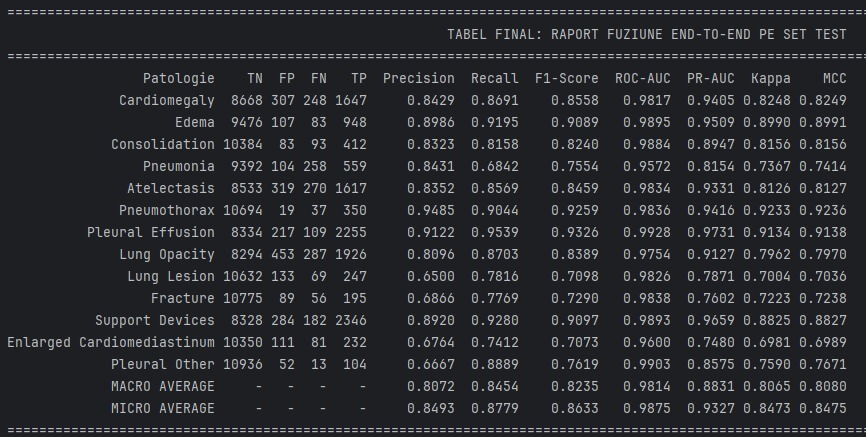
#> input picture imagini_0.5/metrice_end2end.jpeg, 866 x 437 px, found by its file name
$ python plot_evaluari.py
#> lines starting #> are read from the running program, lines starting #| are printed output that depends on the picture
import os
from PIL import Image, ImageDraw, ImageFont

# ==========================================
# CONFIGURARE FOLDER ȘI DIMENSIUNI
# ==========================================
FOLDER_POZE = "imagini_custom"  # Schimbă dacă folderul tău se numește altfel
NUME_FISIER_FINAL = "Plansa_Thresholds_Custom.png"
TITLU_PRINCIPAL = "Thresholds Custom "

# Definim structura pe rânduri (Titlu pe mijloc, poza stânga, poza dreapta)
MODELE = [
    {
        "titlu": "Evaluare Fusion\nEnd-to-End",
        "metrice": "metrice_end2end.jpeg",
        "matrice": "matrice_end2end.jpeg"
    },
    {
        "titlu": "Evaluare Fusion\nVectori (Offline)",
        "metrice": "metrice_vectori.jpeg",
        "matrice": "matrice_vectori.jpeg"
    },
    {
        "titlu": "Evaluare CNN\n(Imagine)",
        "metrice": "metrice_cnn.jpeg",
        "matrice": "matrice_cnn.jpeg"
    },
    {
        "titlu": "Evaluare BERT\n(Text)",
        "metrice": "metrice_bert.jpeg",
        "matrice": "matrice_bert.jpeg"
    }
]

# Dimensiunile pânzei (Canvas) - Rezoluție foarte mare pentru claritate
LATIME_CANVAS = 4000
INALTIME_RAND = 1000
INALTIME_HEADER = 300
INALTIME_TOTALA = INALTIME_HEADER + (len(MODELE) * INALTIME_RAND)

# Dimensiuni Coloane
LATIME_STANGA = 1700  # Pentru tabelul de metrici (care e mai lat)
LATIME_MIJLOC = 600  # Pentru textul cu numele evaluării
LATIME_DREAPTA = 1700  # Pentru matricele de confuzie (care sunt pătrate)


# ==========================================
# FUNCȚII UTILITARE
# ==========================================
def redimensioneaza_si_pastreaza_proportii(img, max_width, max_height):
    """Redimensionează o poză ca să încapă în cutia ei, păstrând aspect ratio-ul."""
    ratio = min(max_width / img.width, max_height / img.height)
    new_size = (int(img.width * ratio), int(img.height * ratio))
    # Folosim Resampling.LANCZOS pentru a menține textul foarte clar
    return img.resize(new_size, Image.Resampling.LANCZOS)


# ==========================================
# EXECUȚIA PRINCIPALĂ
# ==========================================
if __name__ == "__main__":
    print("Se pregătește pânza (Canvas-ul)...")
    # Creăm o imagine complet albă
    canvas = Image.new('RGB', (LATIME_CANVAS, INALTIME_TOTALA), color='white')
#> canvas: PIL image 4000x4300 RGB; every value is 255
    draw = ImageDraw.Draw(canvas)

    # Încercăm să încărcăm fonturi Windows implicite (Arial sau Tahoma)
    try:
        font_titlu = ImageFont.truetype("arialbd.ttf", 120)  # Arial Bold
        font_modele = ImageFont.truetype("arialbd.ttf", 70)
    except IOError:
        print("Fontul Arial nu a fost găsit. Se folosește fontul default...")
        font_titlu = ImageFont.load_default()
        font_modele = ImageFont.load_default()

    # Desenăm Titlul Principal sus, pe mijloc
    bbox = draw.textbbox((0, 0), TITLU_PRINCIPAL, font=font_titlu)
#> bbox = (-1, 21, 1190, 114)
    latime_text = bbox[2] - bbox[0]
#> latime_text = 1191
    x_titlu = (LATIME_CANVAS - latime_text) // 2
#> x_titlu = 1404
    y_titlu = 80
    draw.text((x_titlu, y_titlu), TITLU_PRINCIPAL, fill="black", font=font_titlu)

    # Trasăm o linie despărțitoare sub titlu
    draw.line([(200, INALTIME_HEADER - 20), (LATIME_CANVAS - 200, INALTIME_HEADER - 20)], fill="black", width=5)

    print("Se procesează și se aliniază imaginile...")

    # Iterăm prin fiecare model (fiecare rând)
    for index, model in enumerate(MODELE):
        y_curent = INALTIME_HEADER + (index * INALTIME_RAND)

        # 1. TEXTUL DE PE MIJLOC
        bbox_text = draw.textbbox((0, 0), model['titlu'], font=font_modele)
#> bbox_text = (0, 12, 552, 135)
        latime_text = bbox_text[2] - bbox_text[0]
#> latime_text = 552
        inaltime_text = bbox_text[3] - bbox_text[1]
#> inaltime_text = 123

        x_text = LATIME_STANGA + (LATIME_MIJLOC - latime_text) // 2
#> x_text = 1724
        y_text = y_curent + (INALTIME_RAND - inaltime_text) // 2
#> y_text = 738

        # Desenăm textul (centrat)
        draw.multiline_text((x_text, y_text), model['titlu'], fill="black", font=font_modele, align="center")

        # 2. POZA DIN STÂNGA (METRICE)
        cale_metrice = os.path.join(FOLDER_POZE, model['metrice'])
        if os.path.exists(cale_metrice):
            img_metrice = Image.open(cale_metrice)
#> img_metrice is the input picture: PIL image 866x437 RGB; mean R, G, B 41.7, 43.1, 46.9
            # Lăsăm un mic padding (margine) de 50px
            img_metrice_resized = redimensioneaza_si_pastreaza_proportii(img_metrice, LATIME_STANGA - 100,
                                                                         INALTIME_RAND - 100)
#> in redimensioneaza_si_pastreaza_proportii, `return img.resize(new_size, Image.Resampling.LANCZOS)`:
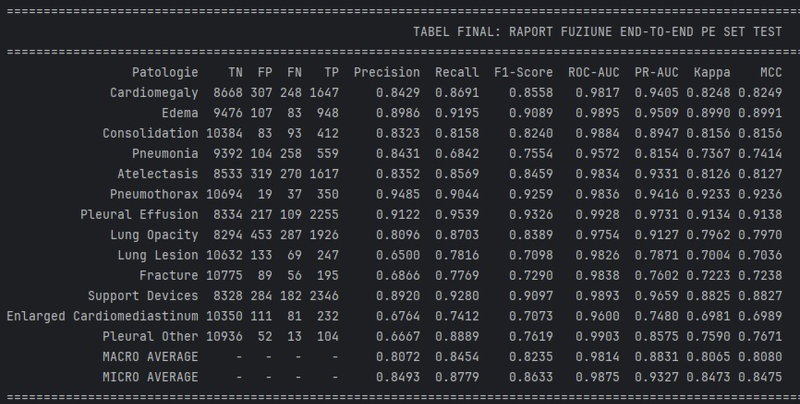
#> returned value: PIL image 1600x807 RGB (shown at 1/2 size); mean R, G, B 41.7, 43.1, 46.9

            # Centram poza in cutia din stanga
            x_img_stanga = 50 + (LATIME_STANGA - 100 - img_metrice_resized.width) // 2
#> x_img_stanga = 50
            y_img_stanga = y_curent + 50 + (INALTIME_RAND - 100 - img_metrice_resized.height) // 2
#> y_img_stanga = 396

            canvas.paste(img_metrice_resized, (x_img_stanga, y_img_stanga))
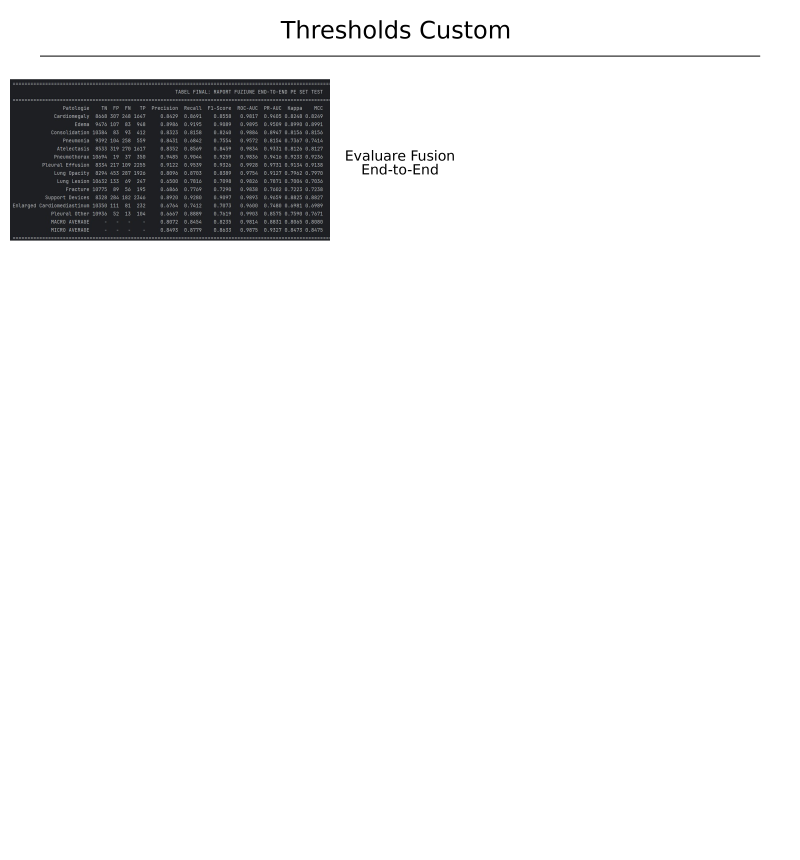
#> canvas: PIL image 4000x4300 RGB (shown at 1/5 size); mean R, G, B 238.1, 238.2, 238.5
        else:
            print(f"  [Avertisment] Nu am găsit {cale_metrice}")

        # 3. POZA DIN DREAPTA (MATRICE)
        cale_matrice = os.path.join(FOLDER_POZE, model['matrice'])
        if os.path.exists(cale_matrice):
            img_matrice = Image.open(cale_matrice)
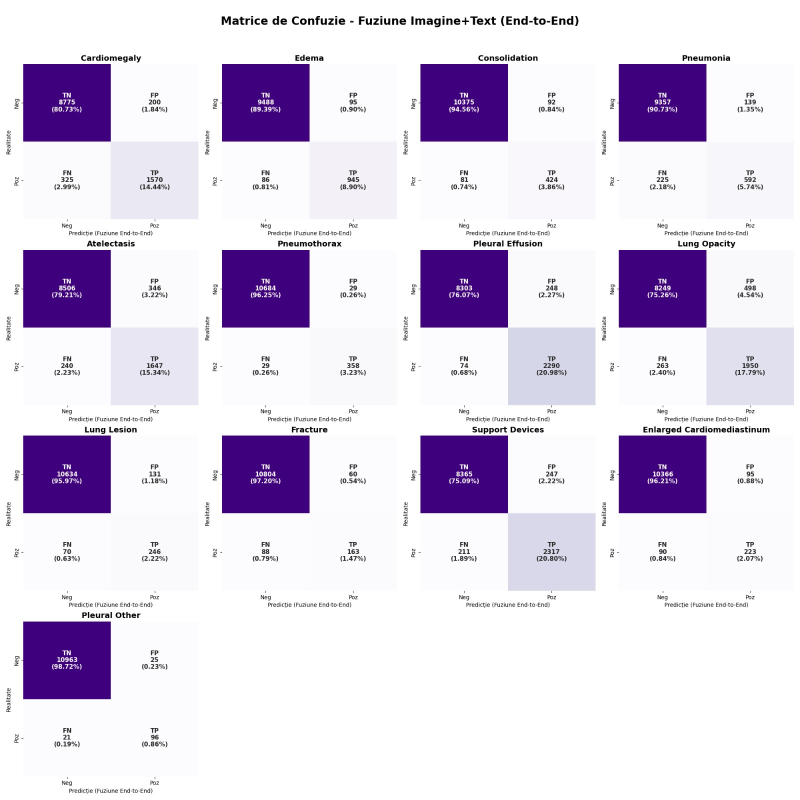
#> input picture imagini_custom/matrice_end2end.jpeg, 1600 x 1600 px (shown at 1/2 size)
#> img_matrice is the input picture: PIL image 1600x1600 RGB; mean R, G, B 222.2, 213.7, 232.1
            img_matrice_resized = redimensioneaza_si_pastreaza_proportii(img_matrice, LATIME_DREAPTA - 100,
                                                                         INALTIME_RAND - 100)
#> call 2 of redimensioneaza_si_pastreaza_proportii, with max_width = 1600, max_height = 900
#> in redimensioneaza_si_pastreaza_proportii (call 2), `return img.resize(new_size, Image.Resampling.LANCZOS)`:
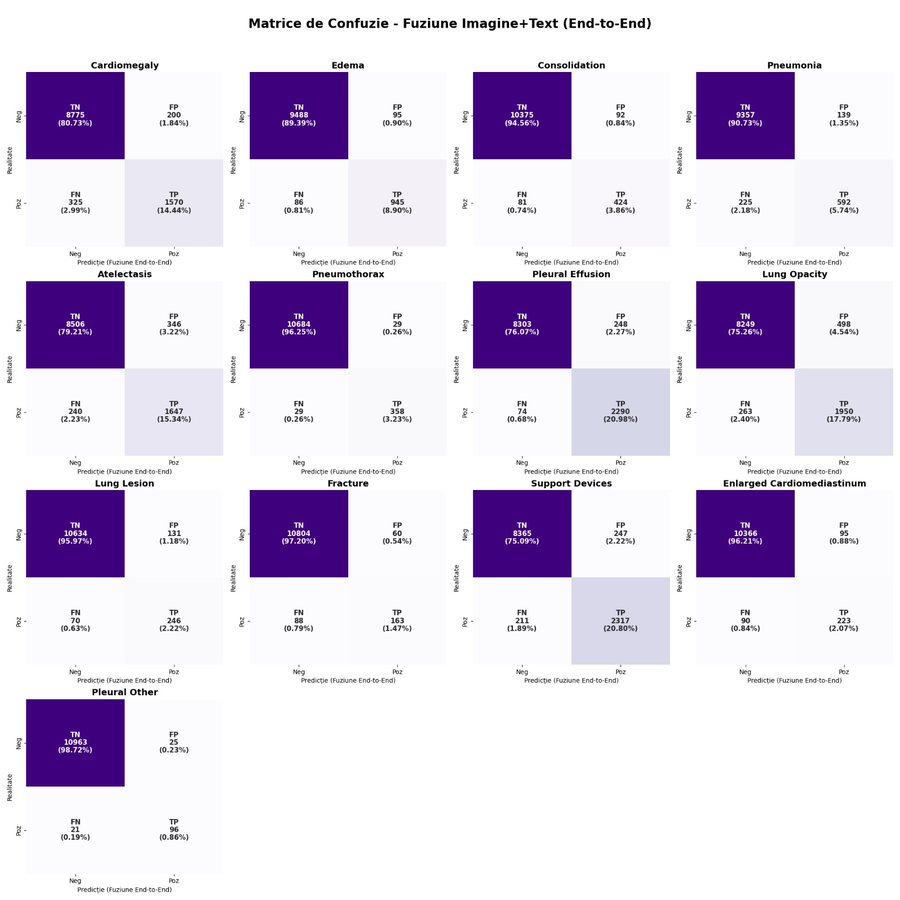
#> returned value: PIL image 900x900 RGB; mean R, G, B 222.1, 213.7, 232

            # Centram poza in cutia din dreapta
            x_img_dreapta = LATIME_STANGA + LATIME_MIJLOC + 50 + (LATIME_DREAPTA - 100 - img_matrice_resized.width) // 2
#> x_img_dreapta = 2700
            y_img_dreapta = y_curent + 50 + (INALTIME_RAND - 100 - img_matrice_resized.height) // 2
#> y_img_dreapta = 350

            canvas.paste(img_matrice_resized, (x_img_dreapta, y_img_dreapta))
        else:
            print(f"  [Avertisment] Nu am găsit {cale_matrice}")

        # Trasăm o linie fină despărțitoare între rânduri (mai puțin la ultimul)
        if index < len(MODELE) - 1:
            draw.line([(100, y_curent + INALTIME_RAND), (LATIME_CANVAS - 100, y_curent + INALTIME_RAND)],
                      fill="lightgray", width=3)
#> pass 2 of the loop `for index, model in enumerate(MODELE):`:
#> bbox_text = (0, 12, 552, 143)
#> inaltime_text = 131
#> y_text = 1734
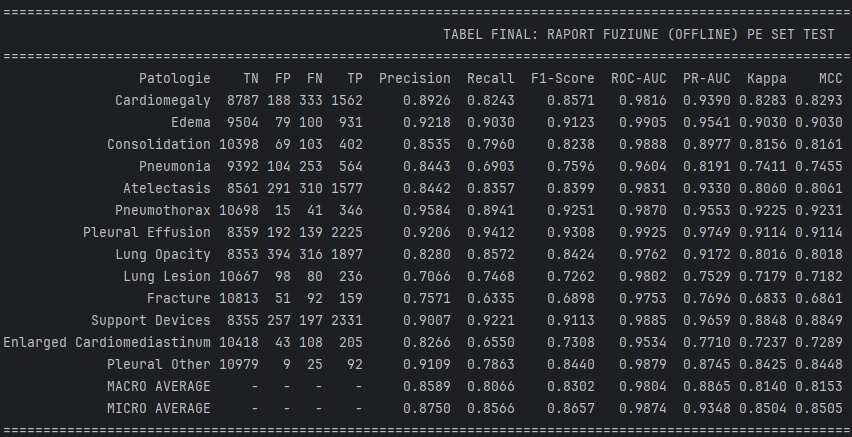
#> input picture imagini_0.5/metrice_vectori.jpeg, 852 x 437 px, found by its file name
#> img_metrice is the input picture: PIL image 852x437 RGB; mean R, G, B 42, 43.3, 47.1
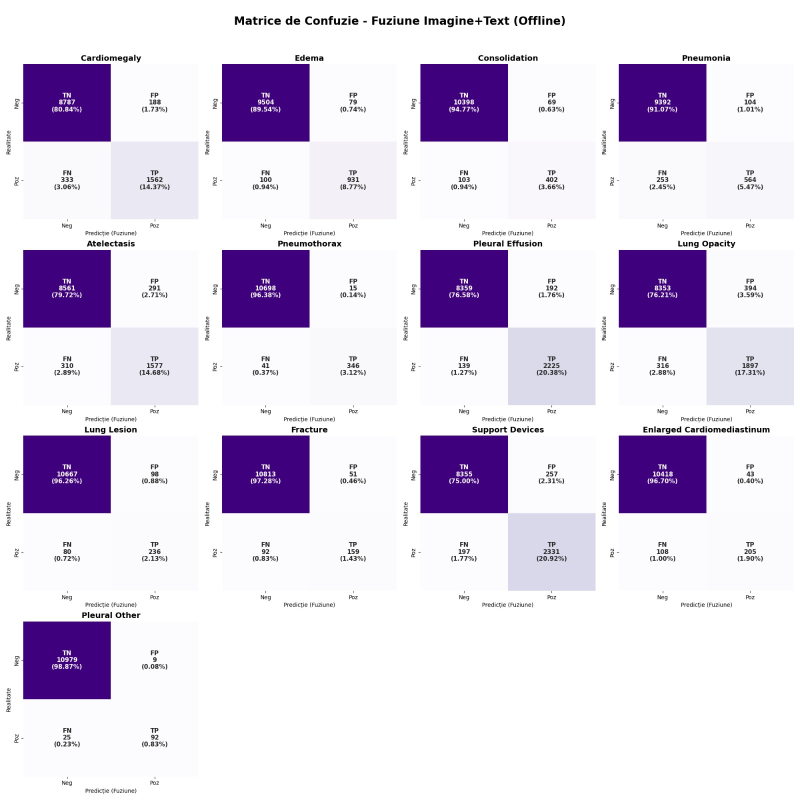
#> input picture imagini_0.5/matrice_vectori.jpeg, 1600 x 1600 px, found by its file name (shown at 1/2 size)
#> img_matrice is the input picture: PIL image 1600x1600 RGB; mean R, G, B 222.6, 214.1, 232.4
#> in redimensioneaza_si_pastreaza_proportii (call 4), `return img.resize(new_size, Image.Resampling.LANCZOS)`:
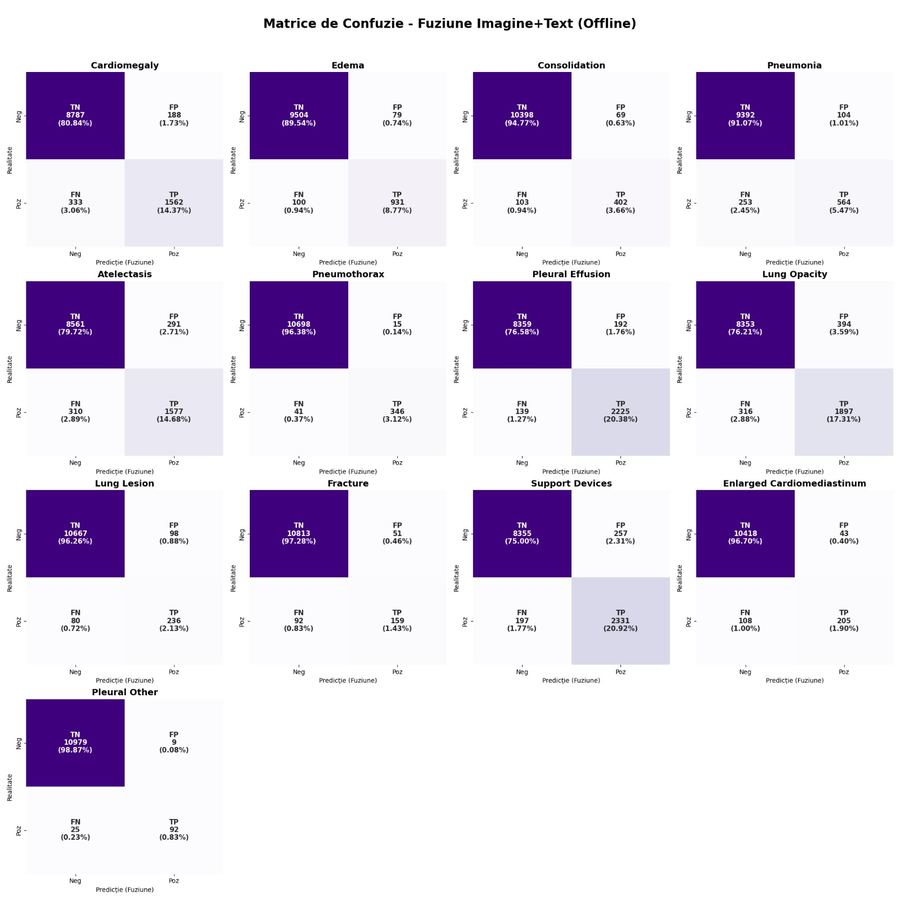
#> returned value: PIL image 900x900 RGB; mean R, G, B 222.5, 214.1, 232.3
#> pass 3 of the loop `for index, model in enumerate(MODELE):`:
#> bbox_text = (0, 12, 481, 149)
#> `latime_text = bbox_text[2] - bbox_text[0]`: latime_text = 481
#> inaltime_text = 137
#> x_text = 1759
#> y_text = 2731
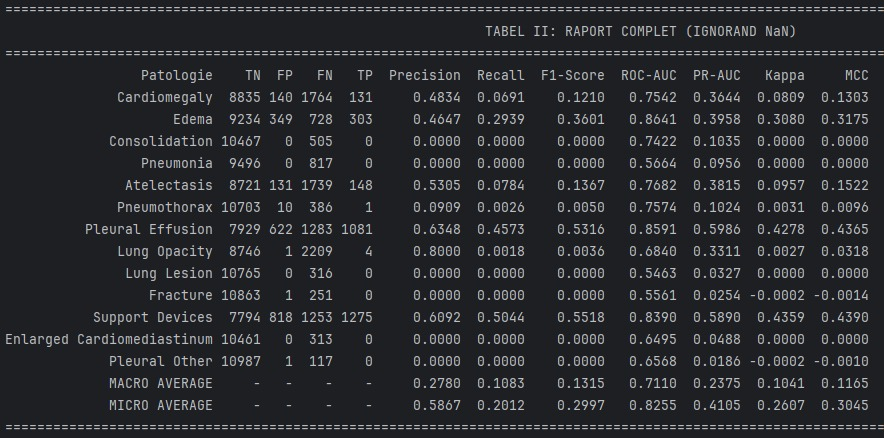
#> input picture imagini_0.5/metrice_cnn.jpeg, 884 x 438 px, found by its file name
#> img_metrice is the input picture: PIL image 884x438 RGB; mean R, G, B 41.5, 42.8, 46.6
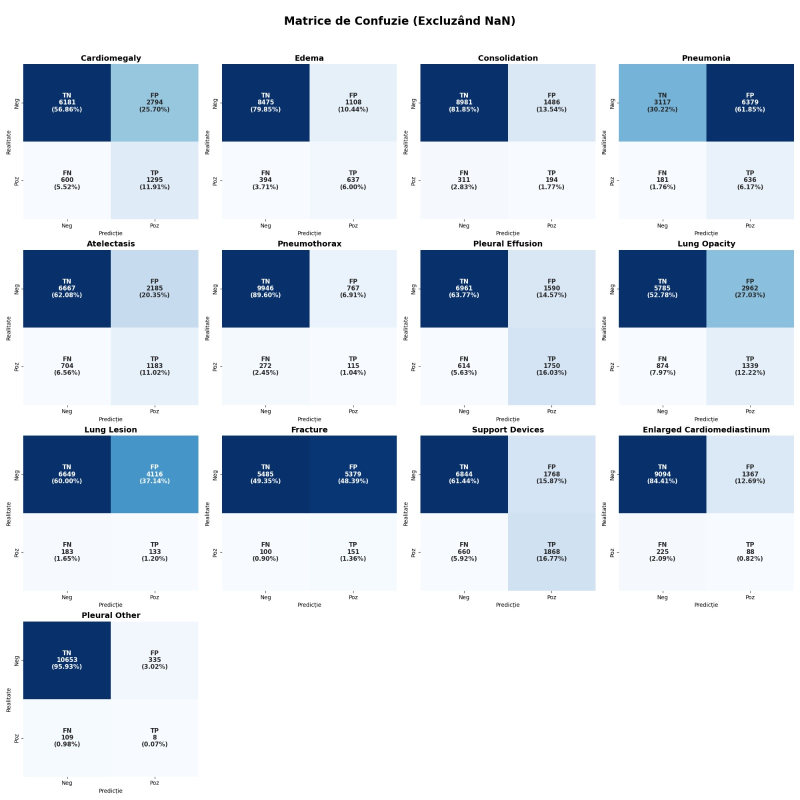
#> input picture imagini_custom/matrice_cnn.jpeg, 1600 x 1600 px (shown at 1/2 size)
#> img_matrice is the input picture: PIL image 1600x1600 RGB; mean R, G, B 203.5, 214.5, 227.3
#> in redimensioneaza_si_pastreaza_proportii (call 6), `return img.resize(new_size, Image.Resampling.LANCZOS)`:
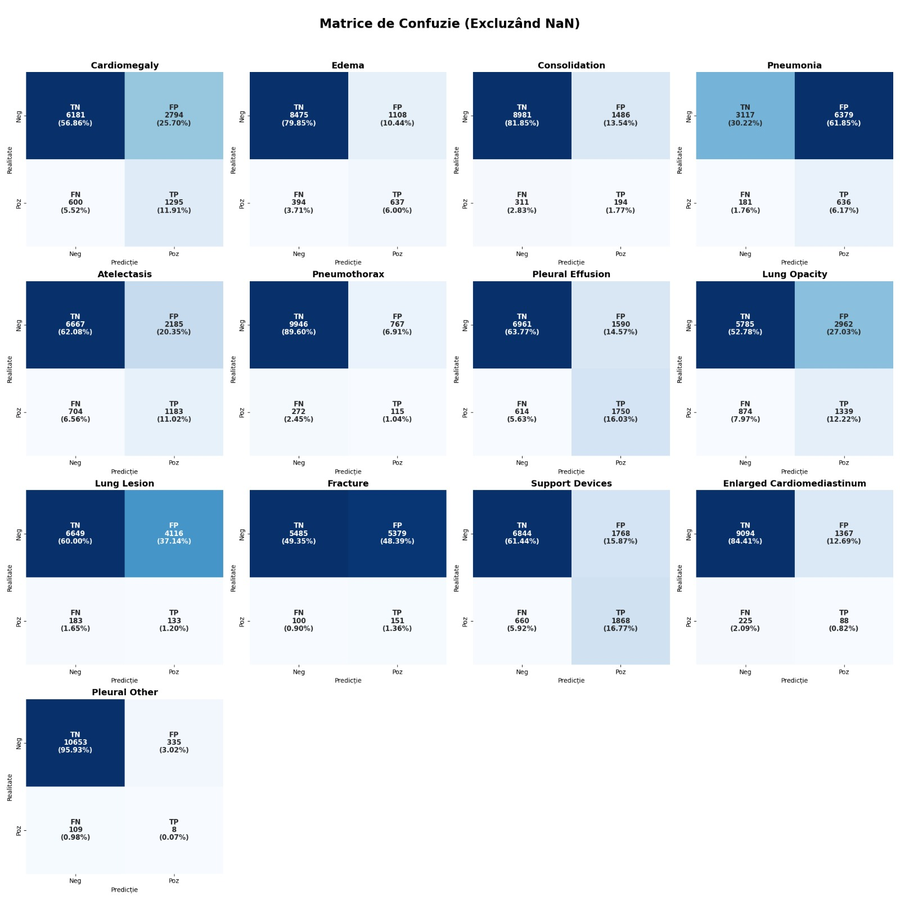
#> returned value: PIL image 900x900 RGB; mean R, G, B 203.4, 214.4, 227.2
#> the loop made 4 passes; the first 3 are shown

    # Salvăm rezultatul
    canvas.save(NUME_FISIER_FINAL)
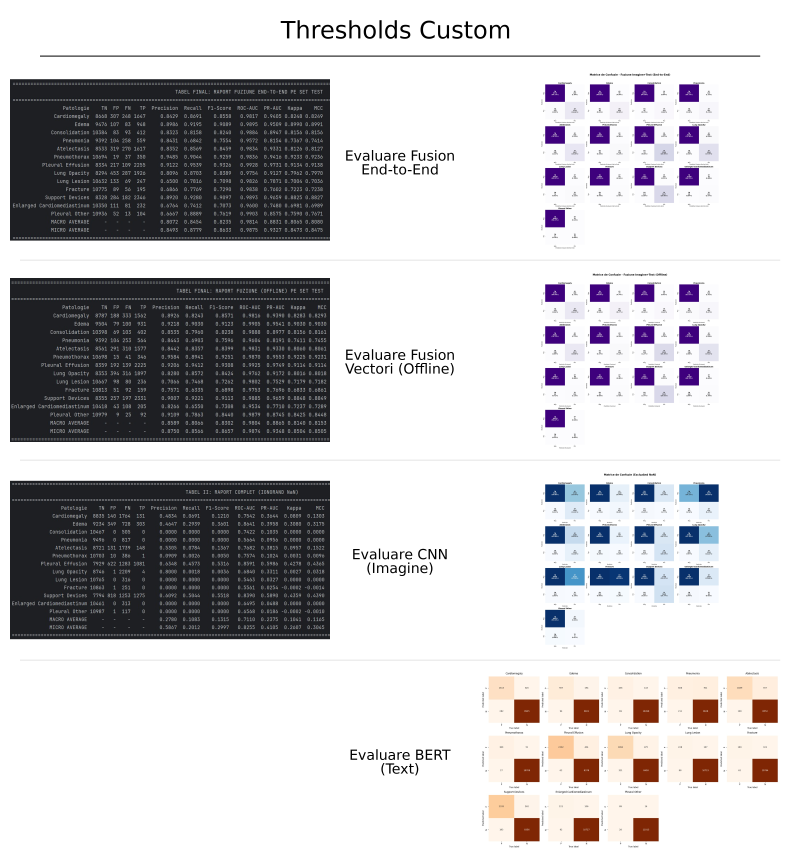
#> saved as Plansa_Thresholds_Custom.png: PIL image 4000x4300 RGB (shown at 1/5 size); mean R, G, B 198.4, 196.9, 199.2
    print(f"\n✅ Planșa a fost generată cu succes! Deschide fișierul: {NUME_FISIER_FINAL}")
